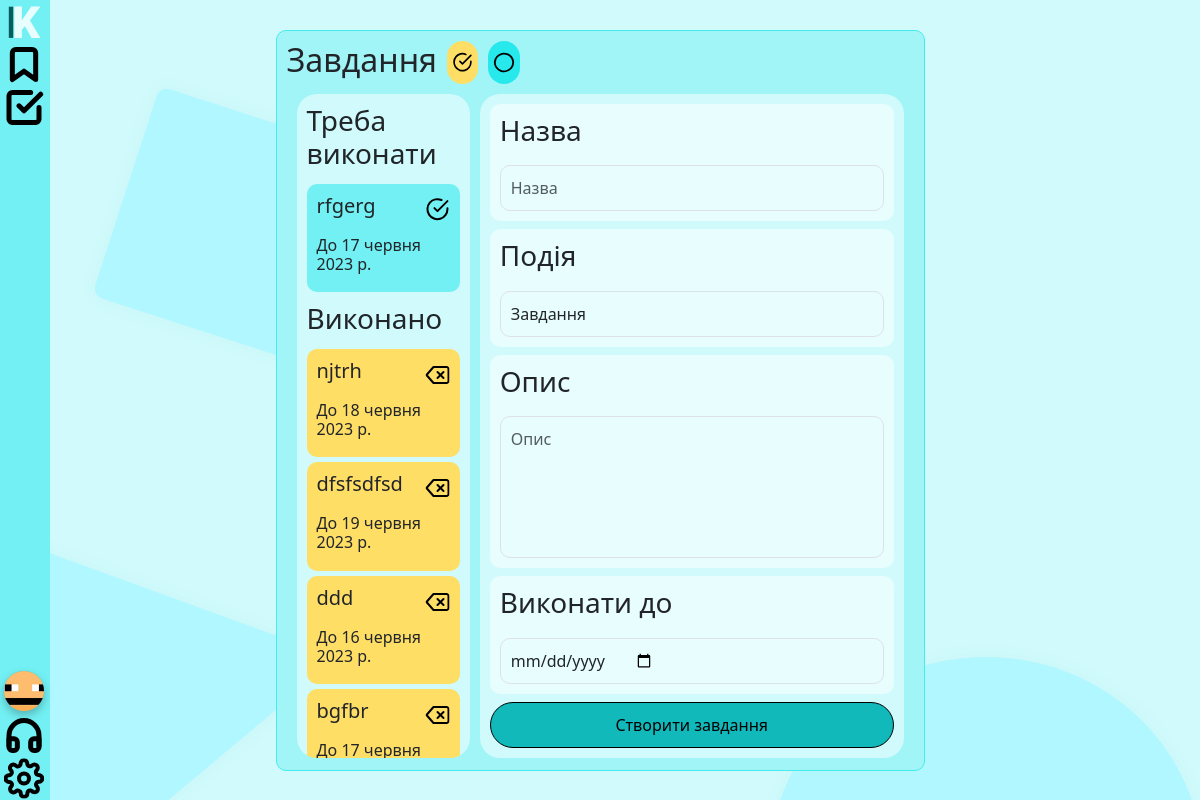
The app's page /tasks (signed in), older data.
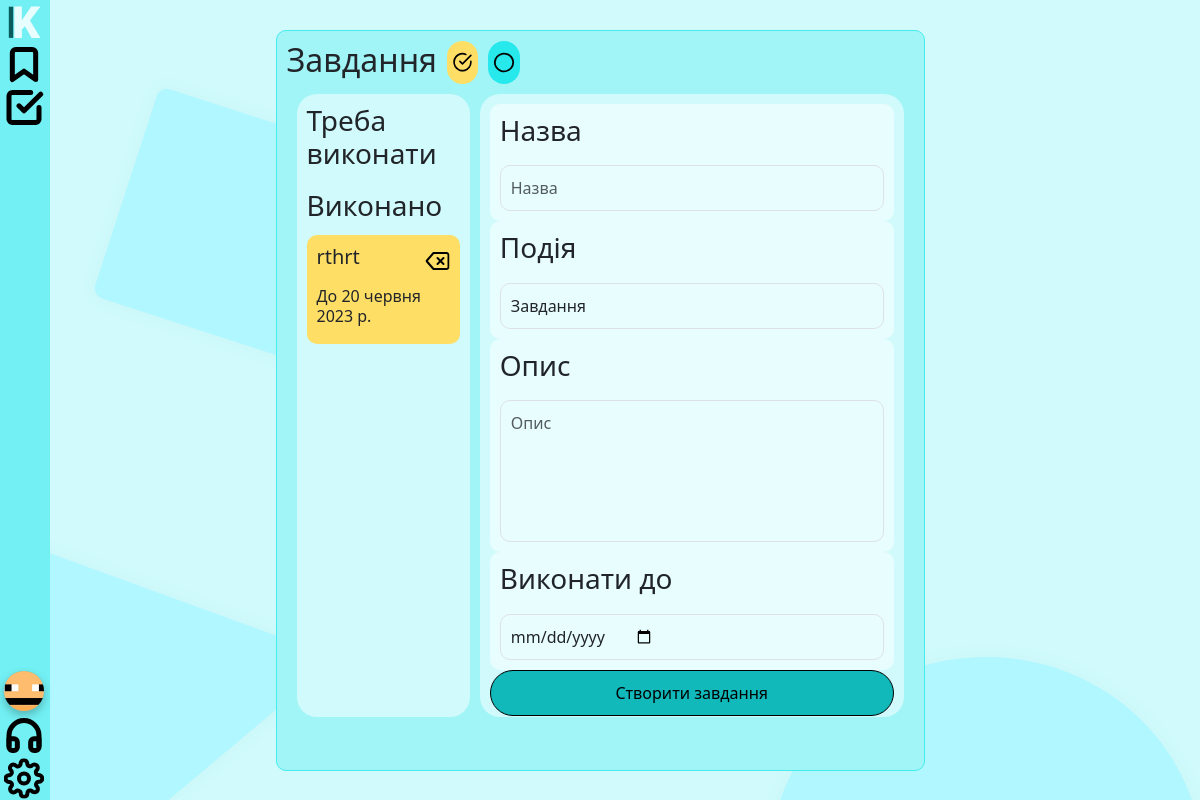
The same page, newer data.
### Kalendaruapp/models.py (models this page shows)
class Tasks(models.Model):
    name = models.CharField(max_length=255,null=True,blank=True)
    action = models.CharField(max_length=255,null=True, blank=True, default=None)
    description = models.TextField(null=True,blank=True)
    date_added = models.DateField(null=True,blank=True)
    hascompleted = models.BooleanField(null=True,blank=True)
    user_join = models.ForeignKey(User, on_delete=models.CASCADE,null=True,blank=True)

### Kalendaruapp/views.py (the view, shortened to what this page needs)
# urls.py: path('tasks',tasks, name='tasks'),
def tasks(request):
    if request.user.is_authenticated:
        context = {
            'avatar':UserProfile.objects.get(user=request.user.pk),
            'tasks':Tasks.objects.filter(user_join_id=request.user.pk)
        }
    else:
        context={
            'tasks':Tasks.objects.filter(user_join_id=request.user.pk)
        }
    return render(request, "tasks.html",context)

### Kalendaruapp/templates/tasks.html (shortened to what the changed rows need)
{% extends "base/base.html" %}
{% load static %}
{% block css %}
<link rel="stylesheet" href="{% static 'css/tasks.css' %}">
{% endblock %}
{% block content %}
    <div class="tasks">
        <div class="text-tasks-buttons">
            <h2>Завдання</h2>
        </div>
        <div class="task-content">
            <div class="task-list">
                {% if tasks %}
                <div style="width: 100%;display: flex;flex-direction: column;gap: 5px;">
                            {% for task in tasks %}
                                {% if not task.hascompleted %}
                                    <div class="task" style="background: #72F0F3;">
                                        <div class="text-close">
                                            <h5 class='taskName'>{{ task.name }}</h5>
                                            <form action="{% url 'tasks' %}" method="POST" >
                                                <input type='image' src="{% static 'img/check-circle.svg' %}" class="remove-task">
                                            </form>
                                        </div>
                                        <h6>До <span class='taskDate'>{{ task.date_added }}</span></h6>
                                    </div>
                                {% endif %}
                            {% endfor %}
                </div>
                <div class="done" style="width: 100%;display: flex;flex-direction: column;gap: 5px;">
                        {% for task in tasks %}
                            {% if task.hascompleted %}
                                <div class="task" style="background: #FFDE66;" id="{{ task.pk }}">
                                    <div class="text-close">
                                        <h5 class='taskName'>{{ task.name }}</h5>
                                        <form action="{% url 'tasks' %}" method="POST" class="formDeleteTask">
                                            <input type='image' src="{% static 'img/delete.svg' %}" class="remove-task" value="{{ task.pk }}">
                                        </form>
                                    </div>
                                    <h6>До <span class='taskDate'>{{ task.date_added }}</span></h6>
                                </div>
                            {% endif %}
                        {% endfor %}
                </div>
                {% else %}
                     <h5>Немає завдань</h5>
                {% endif %}
            </div>
        </div>
    </div>
{% endblock %}

Row changes from the older to the newer data that the page shows:
removed Tasks: name "rfgerg", date_added "17 червня 2023 р.", shown under "Треба виконати"
removed Tasks: name "njtrh", date_added "18 червня 2023 р.", shown under "Виконано"
removed Tasks: name "dfsfsdfsd", date_added "19 червня 2023 р.", shown under "Виконано"
removed Tasks: name "ddd", date_added "16 червня 2023 р.", shown under "Виконано"
removed Tasks: name "bgfbr", date_added "17 червня…", shown under "Виконано"
added Tasks: name "rthrt", date_added "20 червня 2023 р.", shown under "Виконано"
